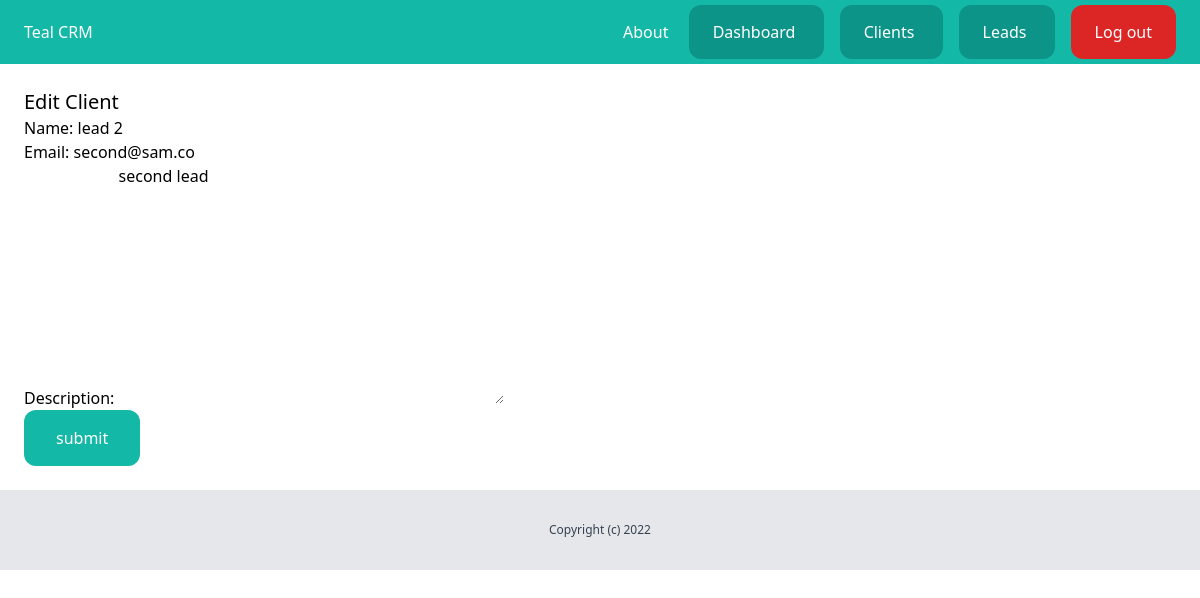
Page /dashboard/clients/1/edit/ (signed in) on the committed database.
### client/models.py (models this page shows, shortened)
class Client(models.Model):
    name = models.CharField(max_length=255)
    email = models.EmailField()
    description = models.TextField(blank=True, null=True)
    created_by = models.ForeignKey(User, related_name='clients', on_delete=models.CASCADE)
    created_at = models.DateTimeField(auto_now_add=True)
    modified_at = models.DateTimeField(auto_now=True)

### client/views.py (the view)
# urls.py: path('<int:pk>/edit/', clients_edit, name='clients_edit'),
@login_required
def clients_edit(request, pk):
    client = get_object_or_404(Client, created_by=request.user, pk=pk)
    if request.method == 'POST':
        form = AddClientForm(request.POST, instance=client)
        if form.is_valid():
            form.save()
            messages.success(request, 'Changes was saved')
            return redirect('clients_list')
    else:
        form = AddClientForm(instance=client)
    return render(request, 'client/clients_edit.html', {
        'form': form
    })

### client/forms.py
class AddClientForm(forms.ModelForm):
    class Meta:
        model = Client
        fields = ('name', 'email', 'description',)

### client/templates/client/clients_edit.html (shortened to what this page needs)
{% extends 'core/base.html' %}
{% block content %}
    <div class="py-6 px-6">
        <h1 class="text-xl">Edit Client</h1>
        <form method="post" action=".">
            {{ form.as_p }}
            <button class="py-4 px-8 bg-teal-500 text-white rounded-xl">submit</button>
        </form>
    </div>
{% endblock %}

### rows in the picture
Client: name "lead 2", email "second@sam.co", description "second lead"
